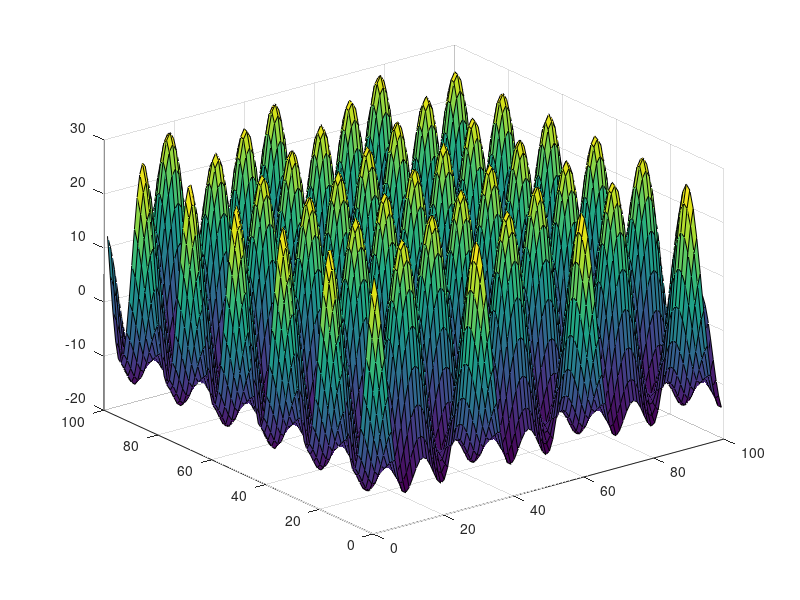

The MATLAB script that drew this image:
function [c]=draw_brilouin_hex()
c=zeros(100);
for x=1:100
    for y=1:100
        c(x,y)=10*(cos(2*pi*2/3*y/10)+2*cos(pi*2/3*x/10*sqrt(3))*cos(pi*2/3*y/10));
    end 
end
surf(c);
